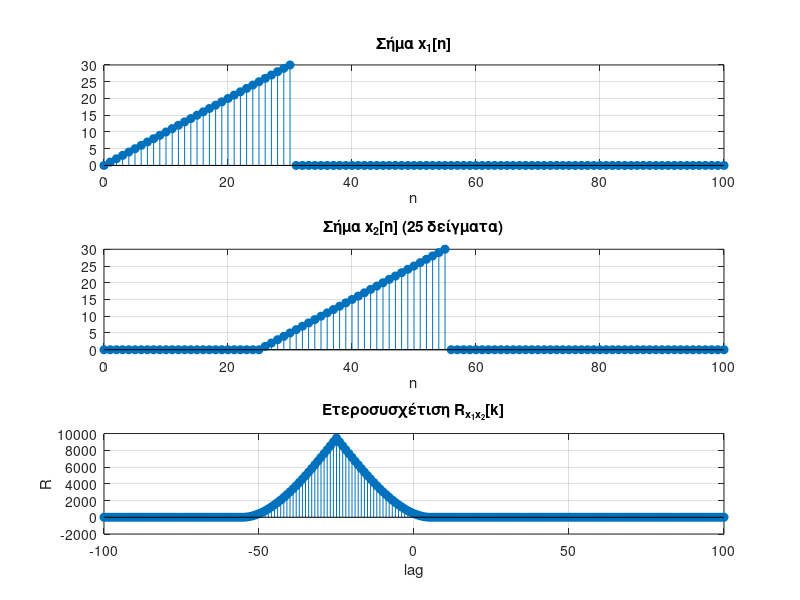

This chart was generated by the following MATLAB code:
%x1[n]
n= 0:100; % συνολικό εύρος
x1= zeros(size(n));
x1(1:31)= 0:30;  % 0 ≤ n ≤ 30

%Κυκλική ολίσθηση κατά 25 δείγματα
x2= circshift(x1, 25);

%Ετεροσυσχέτιση
[R, lags]= xcorr(x1, x2);

%Θέση μέγιστου
[~, idx_max]= max(R);
lag_max= lags(idx_max);

fprintf('Η ετεροσυσχέτιση μεγ. για lag= %d\n', lag_max);

%Αποτελέσματα
figure;
subplot(3,1,1);
stem(n, x1, 'filled');
title('Σήμα x_1[n]');
xlabel('n'); grid on;

subplot(3,1,2);
stem(n, x2, 'filled');
title('Σήμα x_2[n] (25 δείγματα)');
xlabel('n'); grid on;

subplot(3,1,3);
stem(lags, R, 'filled');
title('Ετεροσυσχέτιση R_{x_1x_2}[k]');
xlabel('lag'); ylabel('R'); grid on;
